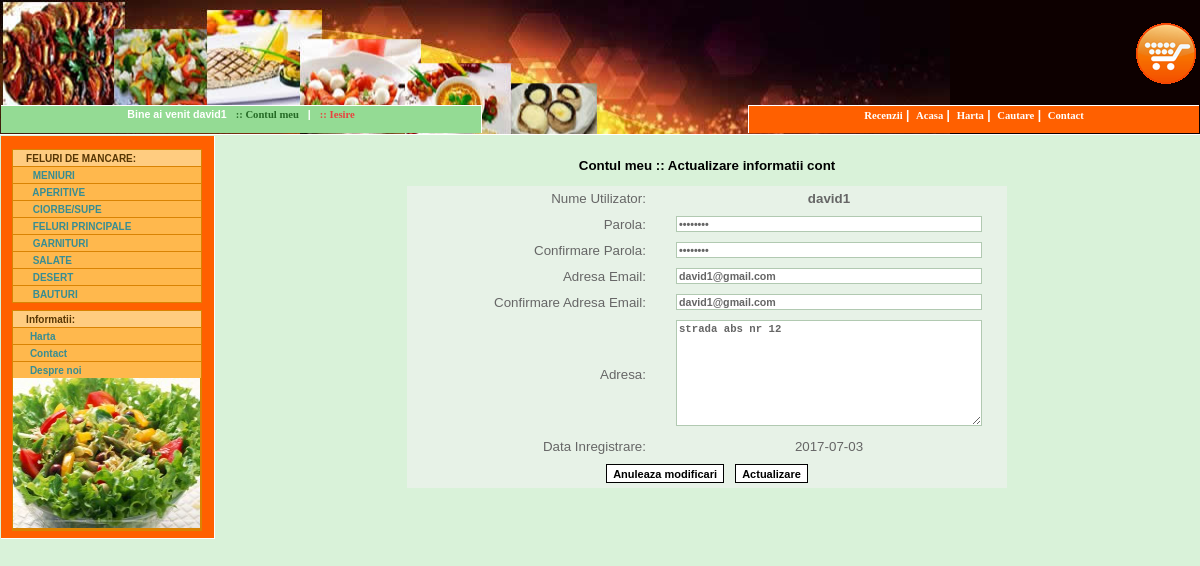
Page /contul_meu.php (signed in) on the committed database.
### tables this page shows
CREATE TABLE `tcategorii` (
  `fIdCategorie` int(11) UNSIGNED NOT NULL,
  `fNumeCategorie` varchar(50) NOT NULL DEFAULT ''
);

CREATE TABLE `tutilizatori` (
  `fIdUtilizator` int(11) UNSIGNED NOT NULL,
  `fNumeUtilizator` varchar(32) NOT NULL DEFAULT '',
  `fParola` varchar(32) NOT NULL DEFAULT '',
  `fEmail` varchar(150) NOT NULL DEFAULT '',
  `fAdresa` text,
  `fDataInregistrare` date DEFAULT NULL
);

### contul_meu.php (the view, shortened to what this page needs)
<?php
	include_once("./include/functions.inc.php");
$intIdUtilizator =isset($_SESSION['intIdUtilizator']) ? $_SESSION['intIdUtilizator'] : '';
	$strSQL = "SELECT * FROM tutilizatori WHERE fIdUtilizator=$intIdUtilizator";
	$result = mysql_query($strSQL);
	$row = mysql_fetch_array($result);
	$strNumeInregistrare = $row['fNumeUtilizator'];
	$strParolaInregistrare = $row['fParola'];
	$strEmail = $row['fEmail'];
	$strAdresa = $row['fAdresa'];
	$strDataInregistrare = $row['fDataInregistrare'];
?>
<?php fInsertDocType(); ?>
<head>
<?php fInsertCSS(); ?>
</head>
<body>
	<table class="maintable">
		<tr style="height: 132px;">
			<td id="header">
			<?php fInsertCartLink(); ?>
			<?php fInsertLoginArea(); ?>
			<?php fInsertTopMenu(); ?>
			</td>
		</tr>
		<tr>
			<td>
				<table class="contenttable">
					<tr>
						<td class="leftcolcontainer">
							<table class="leftcoltable">
								<tr style="height: 5px;"><td></td></tr>
								<?php fInsertCategLeftMenu(); ?>
								<tr style="height: 5px;"><td></td></tr>
								<?php fInsertInfoLeftMenu(); ?>
								<tr style="height: 5px;"><td></td></tr>
							</table>
						</td>
						<td id="maincontent">
						<table style="width: 100%;">
						<tr><td>
						<h1 class="pageheader">Contul meu :: Actualizare informatii cont</h1>
						<p class="pagecontent">
						<form name="frmActualizare" id="frmActualizare" action="execute.php?action=actualizarecont" method="post" onsubmit="return fValidareActualizare();">
						<table cellpadding="5" cellspacing="0" border="0" width="600" class="modelspecs" style="margin-left: auto; margin-right: auto;">
							<tr bgcolor="#E7F2E7">
								<td align="right" width="250">Nume Utilizator:</td>
								<td width="350">
								<b><?php echo $strNumeInregistrare; ?>
								</td>
							</tr>
							<tr bgcolor="#E7F2E7">
								<td align="right" width="250">Parola:</td>
								<td width="350">
								<input type="password" name="txtParolaInregistrare" value="<?php echo $strParolaInregistrare; ?>" id="txtParolaInregistrare" class="qtyText" maxlength="255" style="width: 300px; text-align: left;">
								</td>
							</tr>
							<tr bgcolor="#E7F2E7">
								<td align="right" width="250">Confirmare Parola:</td>
								<td width="350">
								<input type="password" name="txtParolaInregistrare2" value="<?php echo $strParolaInregistrare; ?>" id="txtParolaInregistrare2" class="qtyText" maxlength="255" style="width: 300px; text-align: left;">
								</td>
							</tr>
							<tr bgcolor="#E7F2E7">
								<td align="right" width="250">Adresa Email:</td>
								<td width="350">
								<input type="text" name="txtEmail" id="txtEmail" value="<?php echo $strEmail; ?>" class="qtyText" maxlength="255" style="width: 300px; text-align: left;">
								</td>
							</tr>
							<tr bgcolor="#E7F2E7">
								<td align="right" width="250">Confirmare Adresa Email:</td>
								<td width="350">
								<input type="text" name="txtEmail2" id="txtEmail2" value="<?php echo $strEmail; ?>" class="qtyText" maxlength="255" style="width: 300px; text-align: left;">
								</td>
							</tr>
							<tr bgcolor="#E7F2E7">
								<td align="right" width="250">Adresa:</td>
								<td width="350">
								<textarea name="txtAdresa" id="txtAdresa" class="qtyText" style="width: 300px; height: 100px; text-align: left;"><?php echo $strAdresa; ?></textarea>
								</td>
							</tr>
							<tr bgcolor="#E7F2E7">
								<td align="right" width="250">Data Inregistrare:</td>
								<td width="350">
								<?php echo $strDataInregistrare; ?>
								</td>
							</tr>
							<tr bgcolor="#E7F2E7">
								<td align="center" colspan="2">
								<input class="buttons" type="reset" name="cmdReset" id="cmdReset" value="Anuleaza modificari"> &nbsp;
								<input class="buttons" type="submit" name="cmdGo" id="cmdGo" value="Actualizare">
								</td>
							</tr>
						</table>
						</form>
						</p>
						</td></tr>
						</table>
						</td>
					</tr>
					</table>
			</td></tr>
	</table>
</body>
</html>

### include/functions.inc.php (shortened to what this page needs)
<?php
function fInsertCSS() {
	echo "<link type=\"text/css\" rel=\"stylesheet\" href=\"./css/style.css\" />\n";
}
function fInsertDocType() {
	echo "<!DOCTYPE html PUBLIC \"-//W3C//DTD XHTML 1.0 Strict//EN\"     \"http://www.w3.org/TR/xhtml1/DTD/xhtml1-strict.dtd\">\n";
	echo "<html xmlns=\"http://www.w3.org/1999/xhtml\" xml:lang=\"en\" lang=\"en\">\n";
}
function fInsertLoginArea() {
	echo "<div id=\"loginarea\">\n";
	$intIdUtilizator =isset($_SESSION['intIdUtilizator']) ? $_SESSION['intIdUtilizator'] : '';
	if ($intIdUtilizator  > 0) {
		echo "Bine ai venit " . $_SESSION['strNumeUtilizator'] . " &nbsp; <a class=\"TopMyAccountLink\" href=\"contul_meu.php\">:: Contul meu</a> &nbsp; | &nbsp; <a class=\"LogoutLink\" href=\"execute.php?action=logout\">:: Iesire</a>\n";
	}
	echo "</div>\n";
}
function fInsertTopMenu() {
	echo "<span id=\"topmenu\">\n";
echo "<a href=\"recenzii.php\">Recenzii</a>&nbsp;|&nbsp;\n";
	echo "<a href=\"index.php\">Acasa</a>&nbsp;|&nbsp;\n";
	echo "<a href=\"harta_site1.php\">Harta</a>&nbsp;|&nbsp;\n";
	echo "<a href=\"harta_site.php\">Cautare</a>&nbsp;|&nbsp;\n";
	echo "<a href=\"contact.php\">Contact</a>\n";
	echo "</span>\n";
}
function fInsertCategLeftMenu() {
	echo "<tr>\n";
	echo "<td style=\"text-align: center;\" valign=\"top\">\n";
	echo "<div id=\"divcategmenu\">\n";
	echo "<div class=\"item\">\n";
	echo "<div class=\"leftmenu\">\n";
	echo "<h1> &nbsp;  &nbsp; FELURI DE MANCARE:</h1>\n";
	$strSQL = "SELECT * FROM tcategorii ORDER BY fIdCategorie";
	$result = mysql_query($strSQL);
	if (mysql_num_rows($result) > 0) {
		while ($row = mysql_fetch_array($result)) {
			echo "<a href=\"categorii.php?intIdCategorie=" . $row['fIdCategorie'] . "\"> &nbsp;  &nbsp;  &nbsp; " . $row['fNumeCategorie'] . "</a>\n";
		}
	} else {
		echo "<div style=\"padding: 10px; text-align: center;\">Nici un tip de produse.</div>\n";
	}
	echo "</div>\n";
	echo "</div>\n";
	echo "</div>\n";
	echo "</td>\n";
	echo "</tr>\n";
}
function fInsertInfoLeftMenu() {
	echo "<tr>\n";
	echo "<td style=\"text-align: center;\">\n";
	echo "<div id=\"divinfomenu\">\n";
	echo "<div class=\"item\">\n";
	echo "<div class=\"leftmenu\">\n";
	echo "<h1> &nbsp;  &nbsp; Informatii:</h1>\n";
	echo "<a href=\"harta_site1.php\">&nbsp;  &nbsp;  &nbsp;Harta</a>\n";
	echo "<a href=\"contact.php\">&nbsp;  &nbsp;  &nbsp;Contact</a>\n";
	echo "<a href=\"garantie.php\"> &nbsp;  &nbsp;  &nbsp;Despre noi</a>\n";
	echo "<img src=\"pr.jpg\" width=\"187\" height=\"150\" border=\"0\">";
	echo "</div>\n";
	echo "</div>\n";
	echo "</div>\n";
	echo "</td>\n";
	echo "</tr>\n";
}
function fInsertCartLink() {
	echo "<table id=\"cart\"><tr><td>\n";
	echo "<a href=\"rezervare.php\"><img alt=\"Cosul de cumparaturi\" src=\"./images/cart.gif\" /></a>\n";
	echo "</td></tr></table>\n";
}
?>

### css/style.css (style rules this page uses)
body { background: #D9F2D9; text-align: center; font-family: Verdana, Arial, Helvetica, sans-serif; color: #666666; margin:0px; font-size: 10pt; }
img { border: 0px none; }
#topmenu { padding-top: 2px; text-align: center; font-weight: bold; color: #FFFFFF; width: 450px; height: 25px; background-color: #FF6000; border-top: 1px #FFFFFF solid; border-left: 1px #FFFFFF solid; float: right; vertical-align: bottom; font-size: 9pt; }
#topmenu a:link, #topmenu a:visited { font-family: Verdana, Tahoma; color: #FFFFFF; font-weight: bold; font-size: 8pt; text-decoration: none; }
#header { width:100%; height:132px; background: #0D0000; text-align: left; background-image: url(../images/header11.jpg); background-repeat: no-repeat; text-align: right; vertical-align: bottom; border-bottom: 1px solid #FFFFFF; }
#divcategmenu { text-align: justify; margin: 0 10px 0 0; padding: 0; color: #573604; font-weight: bold; font-size: 7.5pt; width: 190px; background: none; font-family: Verdana, Geneva, Arial, Helvetica, sans-serif; }
#divcategmenu .item { margin: 0px; padding: 0px; background: #E4E4E4; }
#divcategmenu .leftmenu { margin: 0px; padding: 0px; border: 1px solid #D98303; background: #D98303; }
#divcategmenu h1 { margin: 0; padding: 3px 1px 2px 2px; font-size: 10px; background-color: #FFCC80 }
#divcategmenu a:link, #divcategmenu a:visited { margin-top: 1px; padding: 3px 3px 2px 3px; display: block; text-decoration: none; color: #378D93; background: #FFB84D; }
#divinfomenu { text-align: justify; margin: 0 10px 0 0; padding: 0; color: #573604; font-weight: bold; font-size: 7.5pt; width: 190px; background: none; font-family: Verdana, Geneva, Arial, Helvetica, sans-serif; }
#divinfomenu .item { margin: 0px; padding: 0px; background: #E4E4E4; }
#divinfomenu .leftmenu { margin: 0px; padding: 0px; border: 1px solid #D98303; background: #D98303; }
#divinfomenu h1 { margin: 0; padding: 3px 1px 2px 2px; font-size: 10px; background-color: #FFCC80 }
#divinfomenu a:link, #divinfomenu a:visited { margin-top: 1px; padding: 3px 3px 2px 3px; display: block; text-decoration: none; color: #378D93; background: #FFB84D; }
#maincontent { background: #D9F2D9; vertical-align: top; padding-top: 10px; }
.maintable { width: 100%; border: 0px; padding: 0px; border-spacing: 0px; border-collapse: collapse; }
.leftcoltable { width: 100%; height: 100%; padding-top: 0px; border-spacing: 0px; border-collapse: collapse; }
.leftcolcontainer { text-align: center; width: 130px; border-right: 1px solid #FFFFFF; border-bottom: 1px solid #FFFFFF; background: #FF6000; padding-left: 10px; padding-top: 7px; vertical-align: top; }
.contenttable { width: 100%; padding: 0px; border-spacing: 0px; border-collapse: collapse; }
#cart { width: 100px; height: 100px; margin-left: auto; }
#loginarea { padding-top: 2px; text-align: center; font-weight: bold; color: #FFFFFF; width: 480px; height: 25px; background-color: #94DB94; border-top: 1px #FFFFFF solid; border-right: 1px #FFFFFF solid; float: left; vertical-align: bottom; font-size: 8pt; }
.LogoutLink { font-family: Verdana, Tahoma; color: #EA413E; font-weight: bold; font-size: 8pt; text-decoration: none; }
.TopMyAccountLink { font-family: Verdana, Tahoma; color: #256A25; font-weight: bold; font-size: 8pt; text-decoration: none; }
.pageheader { font-family: Tahoma, Verdana, Arial; font-size: 10pt; color: #000000; text-align: center; }
.pagecontent { font-family: Tahoma, Verdana, Arial; font-size: 10pt; color: #000000; text-align: justify; }
.qtyText { width: 40px; background-color: #FFFFFF; color: #666666; border: 1px #B1C9B1 solid; font-size: 8pt; text-align: center; font-weight: bold; }
.buttons { border: black 1px solid; font-size: 11px; background: #ffffff; cursor: hand; color: black; font-family: tahoma,sans-serif; font-weight: bold; height: 19px; text-decoration: none; }

### rows in the picture
tcategorii: fNumeCategorie "MENIURI"
tcategorii: fNumeCategorie "APERITIVE"
tcategorii: fNumeCategorie "CIORBE/SUPE"
tcategorii: fNumeCategorie "FELURI PRINCIPALE"
tcategorii: fNumeCategorie "GARNITURI"
tcategorii: fNumeCategorie "SALATE"
tcategorii: fNumeCategorie "DESERT"
tcategorii: fNumeCategorie "BAUTURI"
tutilizatori: fNumeUtilizator "david1", txtEmail "david1@gmail.com", txtEmail2 "david1@gmail.com", txtAdresa "strada abs nr 12", fDataInregistrare "2017-07-03"

### other values in the picture
$_SESSION['strNumeUtilizator'] "david1"
